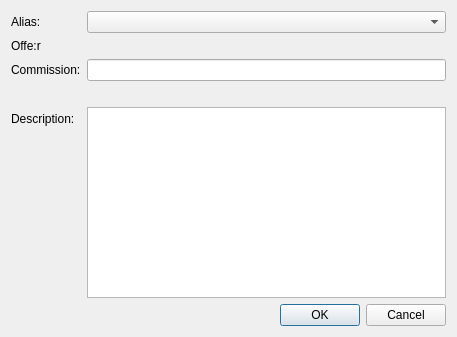
<?xml version="1.0" encoding="UTF-8"?>
<ui version="4.0">
 <class>ResellOfferDialog</class>
 <widget class="QDialog" name="ResellOfferDialog">
  <property name="geometry">
   <rect>
    <x>0</x>
    <y>0</y>
    <width>457</width>
    <height>337</height>
   </rect>
  </property>
  <property name="windowTitle">
   <string>Resell Offer</string>
  </property>
  <layout class="QVBoxLayout" name="verticalLayout">
   <item>
    <layout class="QFormLayout" name="formLayout">
     <property name="fieldGrowthPolicy">
      <enum>QFormLayout::AllNonFixedFieldsGrow</enum>
     </property>
     <item row="1" column="0">
      <widget class="QLabel" name="offerLabel">
       <property name="text">
        <string>Offe:r</string>
       </property>
      </widget>
     </item>
     <item row="1" column="1">
      <widget class="QLabel" name="offerGUIDLabel">
       <property name="text">
        <string/>
       </property>
      </widget>
     </item>
     <item row="2" column="0">
      <widget class="QLabel" name="label_2">
       <property name="text">
        <string>Commission:</string>
       </property>
       <property name="buddy">
        <cstring>commissionEdit</cstring>
       </property>
      </widget>
     </item>
     <item row="2" column="1">
      <widget class="QLineEdit" name="commissionEdit">
       <property name="toolTip">
        <string>A commission to apply to your resold offer ontop of any discounts you may recieve from the seller.</string>
       </property>
      </widget>
     </item>
     <item row="3" column="1">
      <widget class="QLabel" name="commissionDisclaimer">
       <property name="text">
        <string/>
       </property>
       <property name="wordWrap">
        <bool>true</bool>
       </property>
      </widget>
     </item>
     <item row="4" column="0">
      <widget class="QLabel" name="descriptionLabel">
       <property name="text">
        <string>Description:</string>
       </property>
      </widget>
     </item>
     <item row="4" column="1">
      <widget class="QPlainTextEdit" name="descriptionEdit"/>
     </item>
     <item row="0" column="0">
      <widget class="QLabel" name="label">
       <property name="text">
        <string>Alias:</string>
       </property>
      </widget>
     </item>
     <item row="0" column="1">
      <widget class="QComboBox" name="aliasEdit"/>
     </item>
    </layout>
   </item>
   <item>
    <widget class="QDialogButtonBox" name="buttonBox">
     <property name="orientation">
      <enum>Qt::Horizontal</enum>
     </property>
     <property name="standardButtons">
      <set>QDialogButtonBox::Cancel|QDialogButtonBox::Ok</set>
     </property>
    </widget>
   </item>
  </layout>
 </widget>
 <resources/>
 <connections>
  <connection>
   <sender>buttonBox</sender>
   <signal>accepted()</signal>
   <receiver>ResellOfferDialog</receiver>
   <slot>accept()</slot>
   <hints>
    <hint type="sourcelabel">
     <x>248</x>
     <y>254</y>
    </hint>
    <hint type="destinationlabel">
     <x>157</x>
     <y>274</y>
    </hint>
   </hints>
  </connection>
  <connection>
   <sender>buttonBox</sender>
   <signal>rejected()</signal>
   <receiver>ResellOfferDialog</receiver>
   <slot>reject()</slot>
   <hints>
    <hint type="sourcelabel">
     <x>316</x>
     <y>260</y>
    </hint>
    <hint type="destinationlabel">
     <x>286</x>
     <y>274</y>
    </hint>
   </hints>
  </connection>
 </connections>
</ui>
